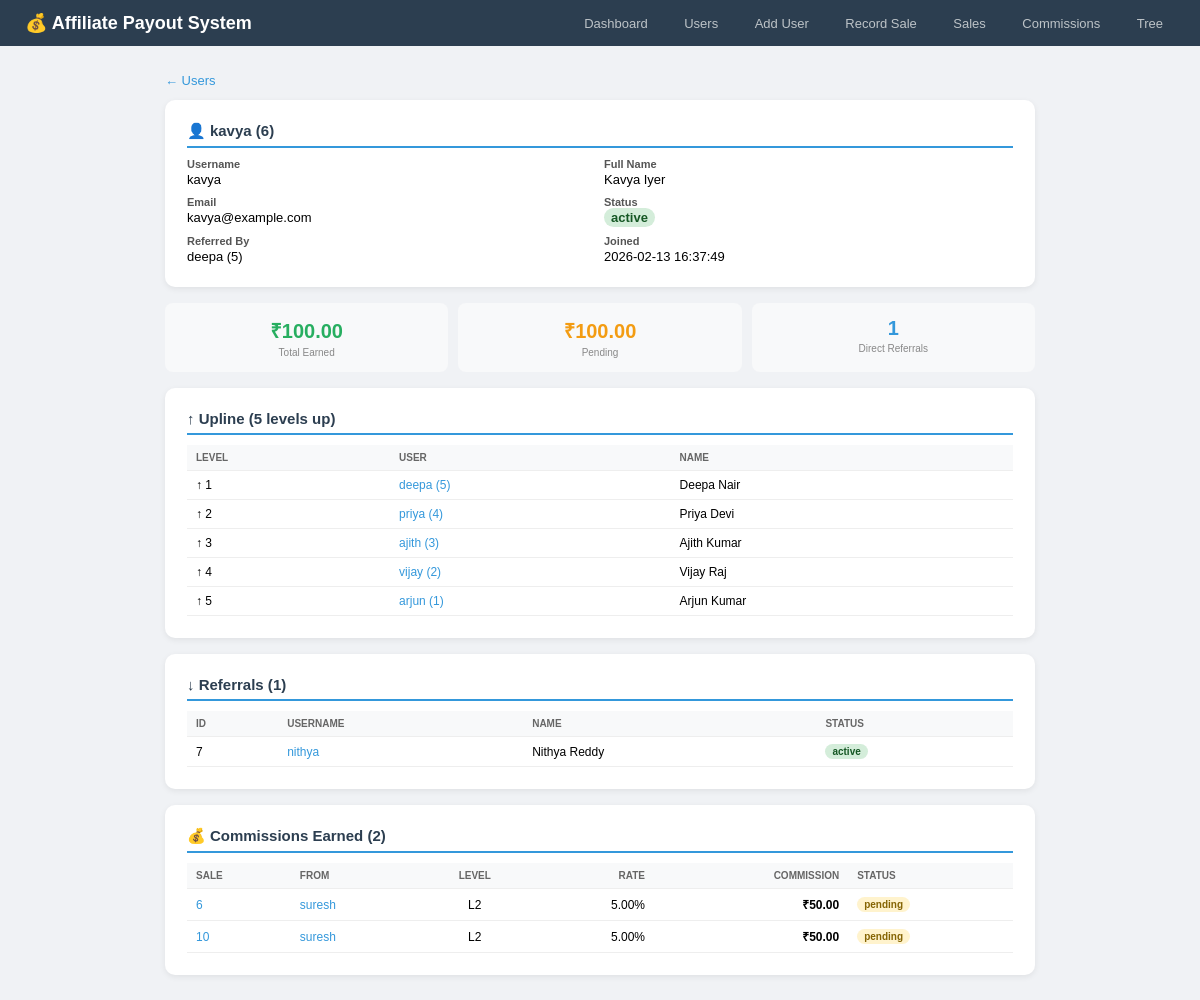
/user_detail.php?id=6, run on the app's committed database.
### tables this page shows
CREATE TABLE `users` (
  `id` int(10) UNSIGNED NOT NULL,
  `username` varchar(50) NOT NULL,
  `email` varchar(255) NOT NULL,
  `full_name` varchar(100) NOT NULL DEFAULT '',
  `parent_id` int(10) UNSIGNED DEFAULT NULL,
  `status` enum('active','inactive','suspended') NOT NULL DEFAULT 'active',
  `created_at` datetime NOT NULL DEFAULT current_timestamp()
);

CREATE TABLE `commissions` (
  `id` int(10) UNSIGNED NOT NULL,
  `sale_id` int(10) UNSIGNED NOT NULL,
  `beneficiary_id` int(10) UNSIGNED NOT NULL,
  `source_user_id` int(10) UNSIGNED NOT NULL,
  `level` tinyint(3) UNSIGNED NOT NULL,
  `sale_amount` decimal(12,2) NOT NULL,
  `commission_rate` decimal(5,2) NOT NULL,
  `commission_amount` decimal(12,2) NOT NULL,
  `status` enum('pending','paid','cancelled') NOT NULL DEFAULT 'pending',
  `created_at` datetime NOT NULL DEFAULT current_timestamp(),
  `paid_at` datetime DEFAULT NULL
);

### user_detail.php (the view, shortened to what this page needs)
<?php
require_once 'database/db.php';
$uid = intval($_GET['id']);
$r = mysqli_query($conn, "SELECT u.*, p.username as parent_name
                           FROM users u LEFT JOIN users p ON p.id = u.parent_id
                           WHERE u.id = $uid");
$user = mysqli_fetch_assoc($r);
$r = mysqli_query($conn, "SELECT * FROM users WHERE parent_id=$uid ORDER BY id");
$refs = array();
while ($row = mysqli_fetch_assoc($r)) { $refs[] = $row; }
$r = mysqli_query($conn, "SELECT COALESCE(SUM(commission_amount),0) as total,
       COALESCE(SUM(CASE WHEN status='pending' THEN commission_amount ELSE 0 END),0) as pending
       FROM commissions WHERE beneficiary_id=$uid");
$earn = mysqli_fetch_assoc($r);
$r = mysqli_query($conn, "SELECT c.*, u.username as from_who
                           FROM commissions c JOIN users u ON u.id = c.source_user_id
                           WHERE c.beneficiary_id=$uid ORDER BY c.created_at DESC");
$my_comms = array();
while ($row = mysqli_fetch_assoc($r)) { $my_comms[] = $row; }
$ancestors = array();
$curr = $uid;
$depth = 0;
while ($depth < 20) {
    $r = mysqli_query($conn, "SELECT p.id, p.username, p.full_name
                               FROM users c JOIN users p ON p.id = c.parent_id
                               WHERE c.id=$curr");
    $a = mysqli_fetch_assoc($r);
    if (!$a) break;
    $depth++;
    $a['lv'] = $depth;
    $ancestors[] = $a;
    $curr = intval($a['id']);
}
?>
<!DOCTYPE html>
<html lang="en">
<head>
</head>
<body>
<div class="topbar">
    <h1>💰 Affiliate Payout System</h1>
    <div>
        <a href="index.php">Dashboard</a>
        <a href="view_users.php">Users</a>
        <a href="add_user.php">Add User</a>
        <a href="record_sale.php">Record Sale</a>
        <a href="view_sales.php">Sales</a>
        <a href="view_commissions.php">Commissions</a>
        <a href="tree_view.php">Tree</a>
    </div>
</div>
<div class="wrap">
    <a href="view_users.php" class="back">← Users</a>
    <div class="card">
        <h2>👤 <?php echo htmlspecialchars($user['username']); ?> (<?php echo $user['id']; ?>)</h2>
        <div class="grid2">
            <div class="gi"><label>Username</label><span><?php echo htmlspecialchars($user['username']); ?></span></div>
            <div class="gi"><label>Full Name</label><span><?php echo htmlspecialchars($user['full_name']); ?></span></div>
            <div class="gi"><label>Email</label><span><?php echo htmlspecialchars($user['email']); ?></span></div>
            <div class="gi"><label>Status</label><span class="pill pill-g"><?php echo $user['status']; ?></span></div>
            <div class="gi"><label>Referred By</label><span><?php echo $user['parent_name'] ? htmlspecialchars($user['parent_name']).' ('.$user['parent_id'].')' : 'None (Root)'; ?></span></div>
            <div class="gi"><label>Joined</label><span><?php echo $user['created_at']; ?></span></div>
        </div>
    </div>
    <div class="stats3">
        <div class="sb"><div class="n" style="color:#27ae60">₹<?php echo number_format($earn['total'],2); ?></div><div class="l">Total Earned</div></div>
        <div class="sb"><div class="n" style="color:#f39c12">₹<?php echo number_format($earn['pending'],2); ?></div><div class="l">Pending</div></div>
        <div class="sb"><div class="n" style="color:#3498db"><?php echo count($refs); ?></div><div class="l">Direct Referrals</div></div>
    </div>
    <?php if (count($ancestors)>0): ?>
    <div class="card">
        <h2>↑ Upline (<?php echo count($ancestors); ?> levels up)</h2>
        <table>
            <tr>
                <th>Level</th>
                <th>User</th>
                <th>Name</th>
            </tr>
            <?php foreach($ancestors as $a): ?>
            <tr>
                <td>↑ <?php echo $a['lv']; ?></td>
                <td><a class="lk" href="user_detail.php?id=<?php echo $a['id']; ?>"><?php echo htmlspecialchars($a['username']); ?> (<?php echo $a['id']; ?>)</a></td>
                <td><?php echo htmlspecialchars($a['full_name']); ?></td>
            </tr>
            <?php endforeach; ?>
        </table>
    </div>
    <?php endif; ?>
    <div class="card">
        <h2>↓ Referrals (<?php echo count($refs); ?>)</h2>
        <?php if (count($refs)==0): ?>
            <p class="muted">None yet.</p>
        <?php else: ?>
        <table>
            <tr>
                <th>ID</th>
            <th>Username</th>
            <th>Name</th>
            <th>Status</th>
        </tr>
            <?php foreach($refs as $ref): ?>
            <tr>
                <td><?php echo $ref['id']; ?></td>
                <td><a class="lk" href="user_detail.php?id=<?php echo $ref['id']; ?>"><?php echo htmlspecialchars($ref['username']); ?></a></td>
                <td><?php echo htmlspecialchars($ref['full_name']); ?></td>
                <td><span class="pill pill-g"><?php echo $ref['status']; ?></span></td>
            </tr>
            <?php endforeach; ?>
        </table>
        <?php endif; ?>
    </div>
    <div class="card">
        <h2>💰 Commissions Earned (<?php echo count($my_comms); ?>)</h2>
        <?php if (count($my_comms)==0): ?>
            <p class="muted">None yet.</p>
        <?php else: ?>
        <table>
            <tr>
                <th>Sale</th>
            <th>From</th>
            <th class="c">Level</th>
            <th class="r">Rate</th>
            <th class="r">Commission</th>
            <th>Status</th>
        </tr>
            <?php foreach($my_comms as $c): ?>
            <tr>
                <td><a class="lk" href="sale_detail.php?id=<?php echo $c['sale_id']; ?>"><?php echo $c['sale_id']; ?></a></td>
                <td><a class="lk" href="user_detail.php?id=<?php echo $c['source_user_id']; ?>"><?php echo htmlspecialchars($c['from_who']); ?></a></td>
                <td class="c">L<?php echo $c['level']; ?></td>
                <td class="r"><?php echo number_format($c['commission_rate'],2); ?>%</td>
                <td class="r"><strong>₹<?php echo number_format($c['commission_amount'],2); ?></strong></td>
                <td><span class="pill pill-y"><?php echo $c['status']; ?></span></td>
            </tr>
            <?php endforeach; ?>
        </table>
        <?php endif; ?>
    </div>
</div>
</body>
</html>

### user_detail.php (style rules this page uses)
* { box-sizing:border-box; margin:0; padding:0; }
body { font-family:Arial,sans-serif; background:#f0f2f5; }
.topbar { background:#2c3e50; padding:12px 25px; display:flex; justify-content:space-between; align-items:center; flex-wrap:wrap; }
.topbar h1 { color:#fff; font-size:18px; }
.topbar a { color:#bdc3c7; text-decoration:none; font-size:13px; padding:5px 12px; border-radius:4px; margin-left:8px; }
.wrap { max-width:900px; margin:25px auto; padding:0 15px; }
.card { background:#fff; padding:22px; border-radius:10px; box-shadow:0 2px 6px rgba(0,0,0,0.07); margin-bottom:16px; }
.card h2 { font-size:15px; color:#2c3e50; margin-bottom:10px; padding-bottom:6px; border-bottom:2px solid #3498db; }
.grid2 { display:grid; grid-template-columns:1fr 1fr; gap:8px; }
.gi label { font-weight:bold; color:#555; font-size:11px; display:block; }
.gi span { font-size:13px; }
.stats3 { display:grid; grid-template-columns:repeat(3,1fr); gap:10px; margin-bottom:16px; }
.sb { background:#f8f9fa; padding:14px; border-radius:8px; text-align:center; }
.sb .n { font-size:20px; font-weight:bold; }
.sb .l { font-size:10px; color:#888; margin-top:3px; }
table { width:100%; border-collapse:collapse; }
th,td { padding:7px 9px; text-align:left; border-bottom:1px solid #eee; font-size:12px; }
th { background:#f8f9fa; color:#666; font-size:10px; text-transform:uppercase; font-weight:600; }
.r { text-align:right; }
.c { text-align:center; }
.pill { display:inline-block; padding:2px 7px; border-radius:10px; font-size:10px; font-weight:bold; }
.pill-g { background:#d4edda; color:#155724; }
.pill-y { background:#fff3cd; color:#856404; }
a.lk { color:#3498db; text-decoration:none; }
.back { display:inline-block; margin-bottom:12px; color:#3498db; text-decoration:none; font-size:13px; }

### data on the page
users: username "kavya", id "6", full_name "Kavya Iyer", email "kavya@example.com", status "active", parent.username "deepa", parent "5", created_at "2026-02-13 16:37:49"
users: lv "1", username "deepa", id "5", full_name "Deepa Nair"
users: lv "2", username "priya", id "4", full_name "Priya Devi"
users: id "3", username "ajith", full_name "Ajith Kumar"
users: lv "4", username "vijay", id "2", full_name "Vijay Raj"
users: lv "5", username "arjun", id "1", full_name "Arjun Kumar"
users: id "7", username "nithya", full_name "Nithya Reddy", status "active"
commissions: sale "6", source_user.username "suresh", level "2", commission_rate "5.00", commission_amount "50.00", status "pending"
commissions: sale "10", source_user.username "suresh", level "2", commission_rate "5.00", commission_amount "50.00", status "pending"

### other printed values
$earn['total'] "100.00"
$earn['pending'] "100.00"
count($refs) "1"
count($ancestors) "5"
count($my_comms) "2"
